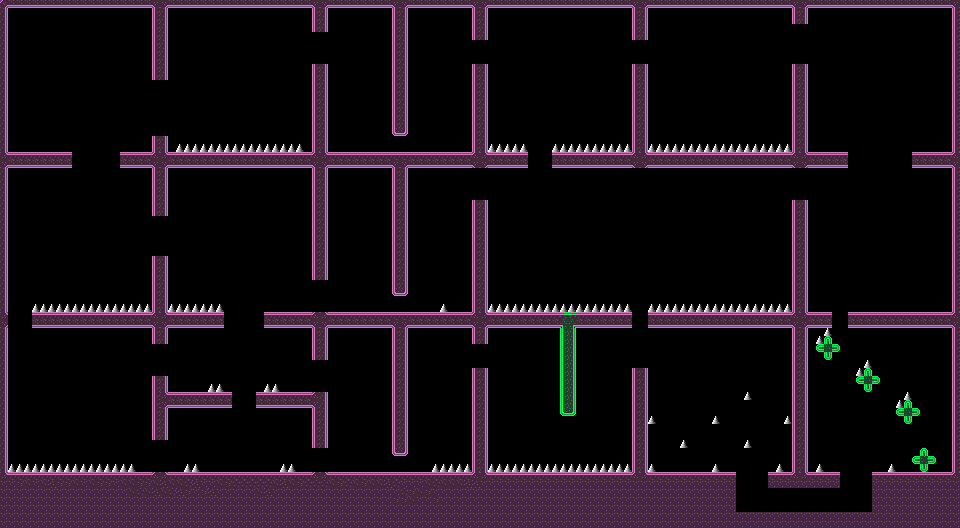

This is a level from a 2D game, rendered from its Tiled map with the project's own tilesets. A one-line summary and the map file follow, with tile-layer data summarised:
An orthogonal 120x66 tile map with 8x8 px tiles, 1 tile layer (Tile Layer 1) and 225 objects.

<map version="1.10" tiledversion="1.10.2" orientation="orthogonal" renderorder="right-down" width="120" height="66" tilewidth="8" tileheight="8" infinite="0" nextlayerid="3" nextobjectid="279">
 <tileset firstgid="1" source="../../../purple.tsx" />
 <layer id="1" name="Tile Layer 1" width="120" height="66">
  <data>[7920 cells, 2143 non-empty, 31 distinct tile ids]</data>
 </layer>
 <objectgroup id="2" name="stuffy">
  <object id="1" gid="129" x="192" y="128" width="8" height="8" />
  <object id="2" gid="129" x="200" y="128" width="8" height="8" />
  <object id="3" gid="129" x="208" y="128" width="8" height="8" />
  <object id="4" gid="129" x="216" y="128" width="8" height="8" />
  <object id="5" gid="129" x="224" y="128" width="8" height="8" />
  <object id="6" gid="129" x="248" y="104" width="8" height="8" />
  <object id="7" gid="129" x="256" y="104" width="8" height="8" />
  <object id="8" gid="129" x="264" y="104" width="8" height="8" />
  <object id="9" gid="129" x="272" y="104" width="8" height="8" />
  <object id="10" gid="129" x="280" y="104" width="8" height="8" />
  <object id="11" gid="129" x="288" y="72" width="8" height="8" />
  <object id="12" gid="129" x="296" y="72" width="8" height="8" />
  <object id="13" gid="129" x="304" y="72" width="8" height="8" />
  <object id="14" gid="129" x="80" y="264" width="8" height="8" />
  <object id="15" gid="129" x="88" y="264" width="8" height="8" />
  <object id="16" gid="129" x="112" y="264" width="8" height="8" />
  <object id="17" gid="129" x="104" y="264" width="8" height="8" />
  <object id="18" gid="129" x="96" y="264" width="8" height="8" />
  <object id="19" gid="129" x="248" y="320" width="8" height="8" />
  <object id="20" gid="129" x="256" y="320" width="8" height="8" />
  <object id="21" gid="129" x="240" y="320" width="8" height="8" />
  <object id="22" gid="129" x="232" y="320" width="8" height="8" />
  <object id="23" gid="129" x="224" y="320" width="8" height="8" />
  <object id="24" gid="129" x="232" y="400" width="8" height="8" />
  <object id="25" gid="129" x="240" y="400" width="8" height="8" />
  <object id="26" gid="129" x="248" y="400" width="8" height="8" />
  <object id="27" gid="129" x="144" y="384" width="8" height="8" />
  <object id="28" gid="129" x="136" y="384" width="8" height="8" />
  <object id="29" gid="129" x="128" y="384" width="8" height="8" />
  <object id="30" gid="129" x="120" y="384" width="8" height="8" />
  <object id="31" gid="129" x="112" y="384" width="8" height="8" />
  <object id="32" gid="129" x="104" y="384" width="8" height="8" />
  <object id="33" gid="129" x="96" y="384" width="8" height="8" />
  <object id="34" gid="129" x="88" y="384" width="8" height="8" />
  <object id="35" gid="129" x="80" y="384" width="8" height="8" />
  <object id="36" gid="129" x="72" y="384" width="8" height="8" />
  <object id="37" gid="129" x="64" y="384" width="8" height="8" />
  <object id="38" gid="129" x="56" y="384" width="8" height="8" />
  <object id="39" gid="129" x="48" y="384" width="8" height="8" />
  <object id="40" gid="129" x="40" y="384" width="8" height="8" />
  <object id="41" gid="129" x="32" y="384" width="8" height="8" />
  <object id="42" gid="129" x="24" y="384" width="8" height="8" />
  <object id="43" gid="129" x="8" y="384" width="8" height="8" />
  <object id="44" gid="129" x="16" y="384" width="8" height="8" />
  <object id="45" gid="130" x="232" y="472" width="8" height="8">
   <properties>
    <property name="distance" type="int" value="19" />
   </properties>
  </object>
  <object id="46" gid="130" x="240" y="472" width="8" height="8">
   <properties>
    <property name="distance" type="int" value="19" />
   </properties>
  </object>
  <object id="47" gid="130" x="248" y="472" width="8" height="8">
   <properties>
    <property name="distance" type="int" value="19" />
   </properties>
  </object>
  <object id="48" gid="129" x="184" y="264" width="8" height="8" />
  <object id="49" gid="129" x="192" y="264" width="8" height="8" />
  <object id="50" gid="129" x="208" y="264" width="8" height="8" />
  <object id="51" gid="129" x="200" y="264" width="8" height="8" />
  <object id="52" gid="129" x="216" y="264" width="8" height="8" />
  <object id="53" gid="129" x="224" y="264" width="8" height="8" />
  <object id="54" gid="129" x="232" y="264" width="8" height="8" />
  <object id="55" gid="129" x="176" y="264" width="8" height="8" />
  <object id="56" gid="129" x="168" y="264" width="8" height="8" />
  <object id="57" gid="129" x="456" y="136" width="8" height="8" />
  <object id="58" gid="129" x="464" y="136" width="8" height="8" />
  <object id="59" gid="129" x="440" y="112" width="8" height="8" />
  <object id="60" gid="129" x="432" y="112" width="8" height="8" />
  <object id="61" gid="129" x="416" y="88" width="8" height="8" />
  <object id="62" gid="129" x="408" y="88" width="8" height="8" />
  <object id="63" gid="129" x="448" y="72" width="8" height="8" />
  <object id="64" gid="129" x="440" y="72" width="8" height="8" />
  <object id="65" gid="129" x="456" y="72" width="8" height="8" />
  <object id="66" gid="129" x="464" y="72" width="8" height="8" />
  <object id="70" gid="129" x="424" y="208" width="8" height="8" />
  <object id="71" gid="129" x="408" y="208" width="8" height="8" />
  <object id="72" gid="129" x="416" y="208" width="8" height="8" />
  <object id="73" gid="129" x="440" y="208" width="8" height="8" />
  <object id="74" gid="129" x="432" y="208" width="8" height="8" />
  <object id="75" gid="129" x="448" y="208" width="8" height="8" />
  </objectgroup>
</map>
<!-- 153 of 225 objects omitted -->
